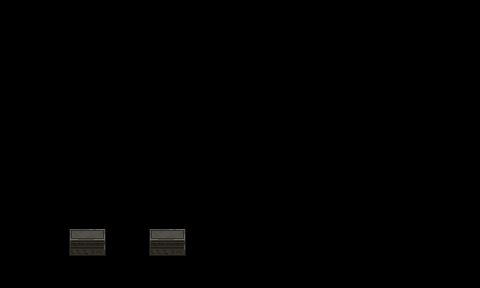

This is a level from a 2D game, rendered from its Tiled map with the project's own tilesets. A one-line summary and the map file follow, with tile-layer data summarised:
An orthogonal 30x18 tile map with 16x16 px tiles, 1 tile layer (decorative).

<map version="1.10" tiledversion="1.10.0" orientation="orthogonal" renderorder="right-down" width="30" height="18" tilewidth="16" tileheight="16" infinite="0" nextlayerid="32" nextobjectid="71">
 <tileset firstgid="1" name="decorative" tilewidth="16" tileheight="16" tilecount="256" columns="16">
  <image source="../Images/Map/Decorative.png" width="256" height="256" />
 </tileset>
 <layer id="26" name="decorative" width="30" height="18">
  <data>[540 cells, 12 non-empty, 6 distinct tile ids]</data>
 </layer>
</map>
